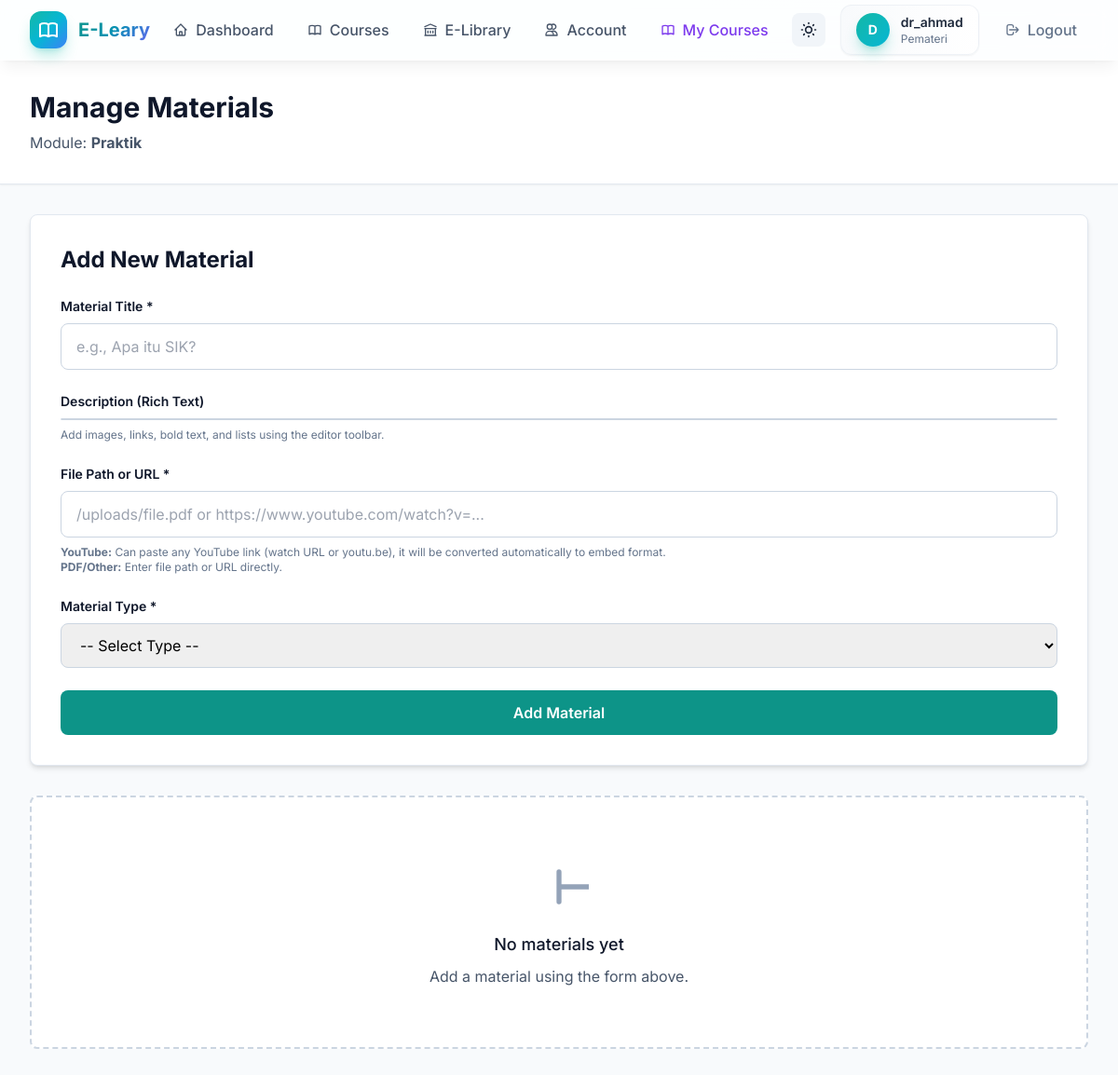
/admin/modules/3/materials (signed in), run on the app's committed database.
### models.py (models this page shows, shortened)
class User(UserMixin, db.Model):
    id = db.Column(db.Integer, primary_key=True)
    username = db.Column(db.String(120), unique=True, nullable=False, index=True)
    email = db.Column(db.String(120), unique=True, nullable=False, index=True)
    password_hash = db.Column(db.String(255), nullable=False)
    role = db.Column(db.String(20), default='user', nullable=False)  # 'admin', 'pemateri', or 'user'
    pending_role = db.Column(db.String(20), nullable=True)  # Requested role pending admin approval
    division = db.Column(db.String(100), nullable=True)  # e.g., Medical, IT, Admin, Mahasiswa/Koas
    profile_image = db.Column(db.String(255), nullable=True)  # Relative path under /uploads
    bio = db.Column(db.Text, nullable=True)
    created_at = db.Column(db.DateTime, default=datetime.utcnow)
    uploaded_books = db.relationship('LibraryBook', backref='uploader', lazy='dynamic', foreign_keys='LibraryBook.uploader_id')
    attendance_logs = db.relationship('AttendanceLog', backref='user', lazy='dynamic')
    enrollments = db.relationship('CourseEnrollment', backref='user', lazy='dynamic')
    instructed_courses = db.relationship('Course', backref='instructor_user', lazy='dynamic', foreign_keys='Course.instructor_id')
    def is_admin(self):
        return self.role == 'admin'
    def can_manage_courses(self):
        return self.role in ['admin', 'pemateri']

class CourseModule(db.Model):
    id = db.Column(db.Integer, primary_key=True)
    course_id = db.Column(db.Integer, db.ForeignKey('course.id'), nullable=False, index=True)
    title = db.Column(db.String(255), nullable=False)
    description = db.Column(db.Text, nullable=True)
    order_index = db.Column(db.Integer, default=0, nullable=False)
    created_at = db.Column(db.DateTime, default=datetime.utcnow)
    materials = db.relationship('CourseMaterial', backref='module', lazy='dynamic', cascade='all, delete-orphan')

### app/routes/admin.py (the view, shortened to what this page needs)
    @app.route('/admin/modules/<int:module_id>/materials', methods=['GET', 'POST'])
    @login_required
    @pemateri_required
    def manage_materials(module_id):
        module = CourseModule.query.get_or_404(module_id)
        course = module.course
        if not current_user.is_admin() and course.instructor_id != current_user.id:
            flash('You do not have permission to manage this course.', 'danger')
            return redirect(url_for('admin_courses'))
        materials = CourseMaterial.query.filter_by(module_id=module_id).all()
        return render_template('admin_manage_materials.html', module=module, materials=materials)

### templates/admin_manage_materials.html (shortened to what this page needs)
{% extends 'base.html' %}
{% block head %}
<link href="https://cdn.jsdelivr.net/npm/quill@1.3.7/dist/quill.snow.css" rel="stylesheet">
{% endblock %}
{% block content %}
<div class="min-h-screen bg-slate-50">
    <div class="bg-white border-b border-slate-200 shadow-sm">
        <div class="max-w-7xl mx-auto px-4 py-8 sm:px-6 lg:px-8">
            <h1 class="text-3xl font-bold text-slate-900">Manage Materials</h1>
            <p class="mt-2 text-slate-600">Module: <strong>{{ module.title }}</strong></p>
        </div>
    </div>
    <div class="max-w-7xl mx-auto px-4 py-8 sm:px-6 lg:px-8">
        <div class="bg-white rounded-lg shadow-md p-8 mb-8 border border-slate-200">
            <h2 class="text-2xl font-bold text-slate-900 mb-6">Add New Material</h2>
            <form method="POST" class="space-y-6">
                <div>
                    <label for="title" class="block text-sm font-semibold text-slate-900 mb-2">Material Title *</label>
                    <input type="text" id="title" name="title" required
                           class="w-full px-4 py-3 border border-slate-300 rounded-lg focus:outline-none focus:border-teal-600 focus:ring-2 focus:ring-teal-100"
                           placeholder="e.g., Apa itu SIK?">
                </div>
                <div>
                    <label for="description" class="block text-sm font-semibold text-slate-900 mb-2">Description (Rich Text)</label>
                    <div id="material-description-editor" class="bg-white rounded-lg border border-slate-300"></div>
                    <p class="text-xs text-slate-500 mt-2">Add images, links, bold text, and lists using the editor toolbar.</p>
                </div>
                <div>
                    <label for="file_path" class="block text-sm font-semibold text-slate-900 mb-2">File Path or URL *</label>
                    <input type="text" id="file_path" name="file_path" required
                           class="w-full px-4 py-3 border border-slate-300 rounded-lg focus:outline-none focus:border-teal-600 focus:ring-2 focus:ring-teal-100"
                           placeholder="/uploads/file.pdf or https://www.youtube.com/watch?v=...">
                    <p class="text-xs text-slate-500 mt-2">
                        <strong>YouTube:</strong> Can paste any YouTube link (watch URL or youtu.be), it will be converted automatically to embed format.
                        <br><strong>PDF/Other:</strong> Enter file path or URL directly.
                    </p>
                </div>
                <div>
                    <label for="type" class="block text-sm font-semibold text-slate-900 mb-2">Material Type *</label>
                    <select id="type" name="type" required class="w-full px-4 py-3 border border-slate-300 rounded-lg focus:outline-none focus:border-teal-600 focus:ring-2 focus:ring-teal-100">
                        <option value="">-- Select Type --</option>
                    </select>
                </div>
                <div>
                    <button type="submit" class="w-full bg-teal-600 hover:bg-teal-700 text-white font-semibold py-3 rounded-lg transition-colors">
                        Add Material
                    </button>
                </div>
            </form>
        </div>
        {% if materials %}
            <div class="space-y-4">
                {% for material in materials %}
                    <div class="bg-white rounded-lg shadow-md p-6 border border-slate-200 hover:shadow-lg transition-shadow">
                        <div class="flex items-start justify-between">
                            <div class="flex-1">
                                <h3 class="text-lg font-bold text-slate-900">{{ material.title }}</h3>
                                {% if material.description %}
                                    <p class="text-sm text-slate-600 mt-2">{{ material.description|striptags }}</p>
                                {% endif %}
                                <div class="mt-3 flex items-center gap-4">
                                    <span class="inline-block px-3 py-1 rounded-full text-xs font-semibold
                                                {% if material.type == 'pdf' %}bg-red-100 text-red-700
                                                {% elif material.type == 'video' %}bg-blue-100 text-blue-700
                                                {% else %}bg-purple-100 text-purple-700{% endif %}">
                                        {{ material.type|upper }}
                                    </span>
                                    <p class="text-xs text-slate-500">{{ material.file_path }}</p>
                                </div>
                            </div>
                            <a href="{{ material.file_path }}" target="_blank"
                               class="flex-shrink-0 bg-blue-600 hover:bg-blue-700 text-white font-semibold py-2 px-4 rounded-lg transition-colors">
                                Preview
                            </a>
                            <div class="flex items-center gap-2 ml-3">
                                <a href="{{ url_for('edit_material', material_id=material.id) }}"
                                   class="bg-blue-600 hover:bg-blue-700 text-white font-semibold py-2 px-3 rounded-lg transition-colors flex items-center gap-2">
                                    <svg class="w-4 h-4" fill="none" stroke="currentColor" viewBox="0 0 24 24">
                                        <path stroke-linecap="round" stroke-linejoin="round" stroke-width="2" d="M11 5H6a2 2 0 00-2 2v11a2 2 0 002 2h11a2 2 0 002-2v-5m-1.414-9.414a2 2 0 112.828 2.828L11.828 15H9v-2.828l8.586-8.586z"/>
                                    </svg>
                                    Edit
                                </a>
                                <form method="POST" action="{{ url_for('delete_material', material_id=material.id) }}" style="display: inline;"
                                      onsubmit="return confirm('Are you sure you want to delete this material?');">
                                    <button type="submit" class="bg-red-600 hover:bg-red-700 text-white font-semibold py-2 px-3 rounded-lg transition-colors flex items-center gap-2">
                                        <svg class="w-4 h-4" fill="none" stroke="currentColor" viewBox="0 0 24 24">
                                            <path stroke-linecap="round" stroke-linejoin="round" stroke-width="2" d="M19 7l-.867 12.142A2 2 0 0116.138 21H7.862a2 2 0 01-1.995-1.858L5 7m5 4v6m4-6v6m1-10V4a1 1 0 00-1-1h-4a1 1 0 00-1 1v3M4 7h16"/>
                                        </svg>
                                        Delete
                                    </button>
                                </form>
                            </div>
                        </div>
                    </div>
                {% endfor %}
            </div>
        {% else %}
            <div class="text-center py-16 bg-white rounded-lg border-2 border-dashed border-slate-300">
                <svg class="mx-auto h-16 w-16 text-slate-400" fill="none" stroke="currentColor" viewBox="0 0 24 24">
                    <path stroke-linecap="round" stroke-linejoin="round" stroke-width="2" d="M12 6v6m0 0v6m0-6h6m0 0h6"/>
                </svg>
                <h3 class="mt-4 text-lg font-medium text-slate-900">No materials yet</h3>
                <p class="mt-2 text-slate-600">Add a material using the form above.</p>
            </div>
        {% endif %}
    </div>
</div>
{% endblock %}

### templates/base.html (shortened to what this page needs)
<!DOCTYPE html>
<html lang="en" id="html-root">
<head>
    <script src="https://cdn.tailwindcss.com"></script>
    {% block head %}{% endblock %}
</head>
<body class="bg-gradient-mesh min-h-screen dark:bg-slate-900 dark:text-slate-100">
    <nav class="glass dark:glass-dark border-b border-white/20 dark:border-slate-700 sticky top-0 z-40 shadow-lg shadow-black/5">
        <div class="max-w-7xl mx-auto px-4 sm:px-6 lg:px-8">
            <div class="flex justify-between items-center h-16">
                <div class="flex items-center gap-3">
                    <div class="w-10 h-10 bg-gradient-to-br from-teal-500 via-cyan-500 to-blue-500 rounded-xl flex items-center justify-center shadow-lg shadow-teal-500/30 animate-pulse-slow">
                    </div>
                    <span class="text-xl font-bold gradient-text">E-Leary</span>
                </div>
                {% if current_user.is_authenticated %}
                    <div class="hidden md:flex items-center gap-1">
                        <a href="{{ url_for('index') }}" class="px-4 py-2 rounded-lg text-slate-600 dark:text-slate-300 hover:text-teal-600 dark:hover:text-teal-400 hover:bg-teal-50 dark:hover:bg-slate-700 font-medium transition-all duration-200">
                            <span class="flex items-center gap-2">
                                <svg class="w-4 h-4" fill="none" stroke="currentColor" viewBox="0 0 24 24"><path stroke-linecap="round" stroke-linejoin="round" stroke-width="2" d="M3 12l2-2m0 0l7-7 7 7M5 10v10a1 1 0 001 1h3m10-11l2 2m-2-2v10a1 1 0 01-1 1h-3m-6 0a1 1 0 001-1v-4a1 1 0 011-1h2a1 1 0 011 1v4a1 1 0 001 1m-6 0h6"/></svg>
                                Dashboard
                            </span>
                        </a>
                        <a href="{{ url_for('courses') }}" class="px-4 py-2 rounded-lg text-slate-600 dark:text-slate-300 hover:text-teal-600 dark:hover:text-teal-400 hover:bg-teal-50 dark:hover:bg-slate-700 font-medium transition-all duration-200">
                            <span class="flex items-center gap-2">
                                Courses
                            </span>
                        </a>
                        <a href="{{ url_for('library') }}" class="px-4 py-2 rounded-lg text-slate-600 dark:text-slate-300 hover:text-teal-600 dark:hover:text-teal-400 hover:bg-teal-50 dark:hover:bg-slate-700 font-medium transition-all duration-200">
                            <span class="flex items-center gap-2">
                                <svg class="w-4 h-4" fill="none" stroke="currentColor" viewBox="0 0 24 24"><path stroke-linecap="round" stroke-linejoin="round" stroke-width="2" d="M8 14v3m4-3v3m4-3v3M3 21h18M3 10h18M3 7l9-4 9 4M4 10h16v11H4V10z"/></svg>
                                E-Library
                            </span>
                        </a>
                        <a href="{{ url_for('account_settings') }}" class="px-4 py-2 rounded-lg text-slate-600 dark:text-slate-300 hover:text-teal-600 dark:hover:text-teal-400 hover:bg-teal-50 dark:hover:bg-slate-700 font-medium transition-all duration-200">
                            <span class="flex items-center gap-2">
                                <svg class="w-4 h-4" fill="none" stroke="currentColor" viewBox="0 0 24 24"><path stroke-linecap="round" stroke-linejoin="round" stroke-width="2" d="M12 4.354a4 4 0 110 5.292M15 21H3v-1a6 6 0 0112 0v1zm0 0h6v-1a6 6 0 00-9-5.197M13 7a4 4 0 11-8 0 4 4 0 018 0z"/></svg>
                                Account
                            </span>
                        </a>
                        {% if current_user.can_manage_courses() %}
                            <a href="{{ url_for('admin_courses') }}" class="px-4 py-2 rounded-lg text-violet-600 dark:text-violet-400 hover:text-violet-700 dark:hover:text-violet-300 hover:bg-violet-50 dark:hover:bg-slate-700 font-medium transition-all duration-200">
                                <span class="flex items-center gap-2">
                                    My Courses
                                </span>
                            </a>
                        {% endif %}
                    </div>
                    <div class="flex items-center gap-4">
                        <button id="darkModeToggle" class="p-2 rounded-lg bg-slate-100 dark:bg-slate-700 hover:bg-slate-200 dark:hover:bg-slate-600 transition-colors" title="Toggle dark mode">
                        </button>
                        <div class="hidden sm:flex items-center gap-3 bg-gradient-to-r from-slate-50 to-white dark:from-slate-800 dark:to-slate-700 px-4 py-2 rounded-xl border border-slate-200/50 dark:border-slate-600 shadow-sm">
                            {% if current_user.profile_image %}
                                <img src="{{ url_for('uploaded_file', filename=current_user.profile_image) }}" alt="Profile" class="w-9 h-9 rounded-full object-cover border border-teal-500/30" />
                            {% else %}
                                <div class="w-9 h-9 bg-gradient-to-br from-teal-500 to-cyan-500 rounded-full flex items-center justify-center text-white font-bold text-sm shadow-lg shadow-teal-500/30">
                                    {{ current_user.username[0].upper() }}
                                </div>
                            {% endif %}
                            <div>
                                <p class="text-sm font-semibold text-slate-800 dark:text-slate-100">{{ current_user.username }}</p>
                                <p class="text-xs text-slate-500 dark:text-slate-400 capitalize">{{ current_user.role }}</p>
                            </div>
                        </div>
                        <a href="{{ url_for('logout') }}" class="flex items-center gap-2 text-slate-500 dark:text-slate-400 hover:text-red-500 dark:hover:text-red-400 font-medium transition-colors px-3 py-2 rounded-lg hover:bg-red-50 dark:hover:bg-red-900/20">
                            <svg class="w-4 h-4" fill="none" stroke="currentColor" viewBox="0 0 24 24"><path stroke-linecap="round" stroke-linejoin="round" stroke-width="2" d="M17 16l4-4m0 0l-4-4m4 4H7m6 4v1a3 3 0 01-3 3H6a3 3 0 01-3-3V7a3 3 0 013-3h4a3 3 0 013 3v1"/></svg>
                            <span class="hidden sm:inline">Logout</span>
                        </a>
                    </div>
                {% endif %}
            </div>
        </div>
    </nav>
    <main class="page-enter">
        {% block content %}{% endblock %}
    </main>
</body>
</html>

### data on the page
User: username "D", username "dr_ahmad", role "Pemateri"
CourseModule: title "Praktik"
